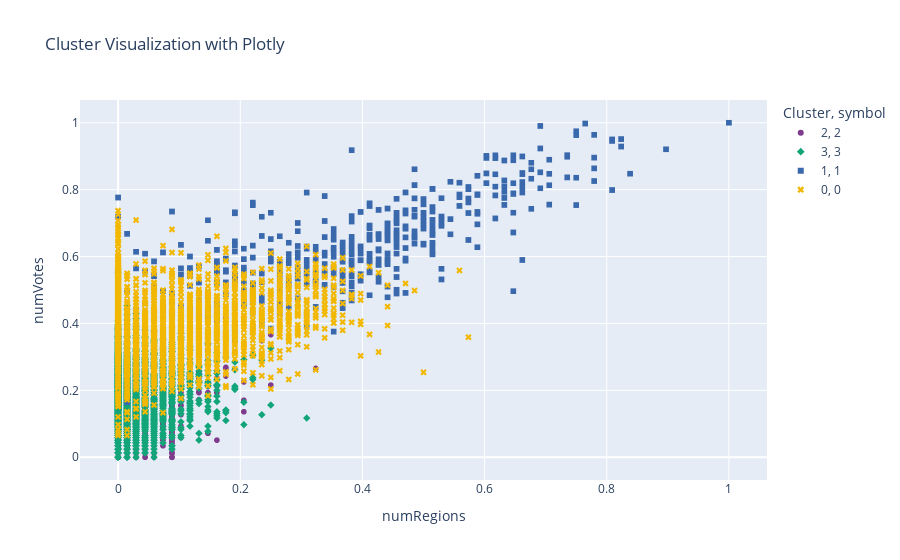

Write notebook code for a chart like this one.
### Code cell
import plotly.express as px

# Crea il grafico a dispersione interattivo
fig = px.scatter(
    train_data_df, 
    x="numRegions", 
    y="numVotes", 
    color=bkmeans.labels_.astype(str),  # Converti i label a stringa per usarli come categorie
    symbol=bkmeans.labels_.astype(str), # Usa simboli diversi per ogni cluster
    color_discrete_sequence=px.colors.qualitative.Bold,  # Palette colori "bright"
    title="Cluster Visualization with Plotly",
    labels={'startYear': 'startYear', 'popularityIndex': 'Popularity Index', 'color': 'Cluster'},
)

# Mostra il grafico
fig.show()

### Figure 1 — Plotly figure (JSON) as saved in the notebook; plotly's stock layout.template omitted (floating-point values rounded to 4 significant figures; data arrays with more than 128 entries replaced by an {"elided": "..."} marker saying what was removed)
{"data": [{"hovertemplate": "Cluster=2<br>symbol=2<br>numRegions=%{x}<br>numVotes=%{y}<extra></extra>", "legendgroup": "2, 2", "marker": {"color": "rgb(127, 60, 141)", "symbol": "circle"}, "mode": "markers", "name": "2, 2", "showlegend": true, "type": "scattergl", "x": {"elided": "9231 float values"}, "xaxis": "x", "y": {"elided": "9231 float values"}, "yaxis": "y"}, {"hovertemplate": "Cluster=3<br>symbol=3<br>numRegions=%{x}<br>numVotes=%{y}<extra></extra>", "legendgroup": "3, 3", "marker": {"color": "rgb(17, 165, 121)", "symbol": "diamond"}, "mode": "markers", "name": "3, 3", "showlegend": true, "type": "scattergl", "x": {"elided": "3805 float values"}, "xaxis": "x", "y": {"elided": "3805 float values"}, "yaxis": "y"}, {"hovertemplate": "Cluster=1<br>symbol=1<br>numRegions=%{x}<br>numVotes=%{y}<extra></extra>", "legendgroup": "1, 1", "marker": {"color": "rgb(57, 105, 172)", "symbol": "square"}, "mode": "markers", "name": "1, 1", "showlegend": true, "type": "scattergl", "x": {"elided": "459 float values"}, "xaxis": "x", "y": {"elided": "459 float values"}, "yaxis": "y"}, {"hovertemplate": "Cluster=0<br>symbol=0<br>numRegions=%{x}<br>numVotes=%{y}<extra></extra>", "legendgroup": "0, 0", "marker": {"color": "rgb(242, 183, 1)", "symbol": "x"}, "mode": "markers", "name": "0, 0", "showlegend": true, "type": "scattergl", "x": {"elided": "2430 float values"}, "xaxis": "x", "y": {"elided": "2430 float values"}, "yaxis": "y"}], "layout": {"legend": {"title": {"text": "Cluster, symbol"}, "tracegroupgap": 0}, "title": {"text": "Cluster Visualization with Plotly"}, "xaxis": {"anchor": "y", "domain": [0, 1], "title": {"text": "numRegions"}}, "yaxis": {"anchor": "x", "domain": [0, 1], "title": {"text": "numVotes"}}}}
